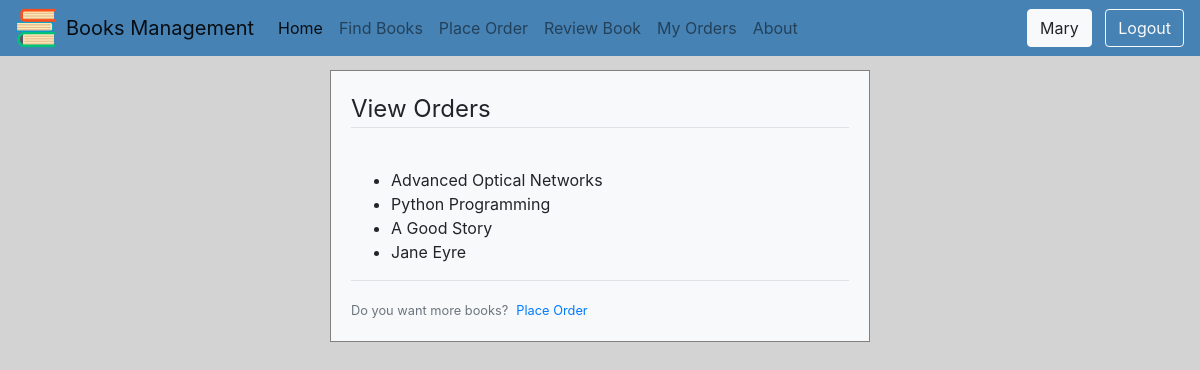
Screenshot of /myapp/myorders/ (signed in) with the database file from the repository.
### myapp/models.py (models this page shows, shortened)
class Book(models.Model):
    CATEGORY_CHOICES = [
        ('S', 'Scinece&Tech'),
        ('F', 'Fiction'),
        ('B', 'Biography'),
        ('T', 'Travel'),
        ('O', 'Other')
    ]
    title = models.CharField(max_length=200)
    category = models.CharField(max_length=1, choices=CATEGORY_CHOICES, default='S')
    num_pages = models.PositiveIntegerField(default=100)
    price = models.DecimalField(max_digits=10, decimal_places=2, validators=[MaxValueValidator(1000), MinValueValidator(0)])
    publisher = models.ForeignKey(Publisher, related_name='books', on_delete=models.CASCADE)
    description=models.TextField(max_length=500, blank=True)
    num_reviews=models.PositiveIntegerField(default=0, validators=[MaxValueValidator(5), MinValueValidator(1)])

### myapp/views.py (the view)
# urls.py: path(r'myorders/', views.myorders, name='myorders'),
@login_required
def myorders(request):
    username = request.user.username
    if username:
        order_list=Member.objects.filter(borrowed_books__title__startswith='', username=username).values('borrowed_books__title')
        return render(request,'myapp/myorders.html',{'order_list':order_list})
    else:
        return HttpResponse('You are not a registered member!')

### myapp/templates/myapp/myorders.html
{% extends 'myapp/base.html' %}
{% load crispy_forms_tags %}
{% block body_block %}
<fieldset class="form-group">
    <legend class="border-bottom mb-4">View Orders</legend>
</fieldset>
<div class="form-group">
    <ul>
    {% if order_list.count > 0 %}
        {% for order in order_list %}
            <li>{{ order.borrowed_books__title }}</li>
        {% endfor %}
    {% else %}
        <li>You haven't placed any order!</li>
    {% endif %}
    </ul>
</div>
<div class="border-top pt-3">
    <small class="text-muted">
        Do you want more books?<a class="ml-2" href="{%  url 'myapp:place_order' %}">Place Order</a>
    </small>
</div>
{% endblock %}

### myapp/templates/myapp/base.html (shortened to what this page needs)
<!DOCTYPE html>
{% load staticfiles %}
<html lang="en">
<head>
    <link rel="stylesheet" type="text/css" href="{% static '/css/bootstrap.css' %}">
    <link rel="stylesheet" type="text/css" href="{% static 'myapp/style.css' %}">
</head>
<body>
<nav class="navbar navbar-expand-lg navbar-light bg-navbar">
  <img class="logo-img" src="{% static 'myapp/books.png' %}">
  <a class="navbar-brand" href="#">Books Management</a>
  <div class="collapse navbar-collapse" id="navbarSupportedContent">
    <ul class="navbar-nav mr-auto">
      <li class="nav-item active">
        <a class="nav-link" href="{% url 'myapp:index' %}">Home<span class="sr-only">(current)</span></a>
      </li>
      <li class="nav-item">
        <a class="nav-link" href="{% url 'myapp:findbooks' %}">Find Books</a>
      </li>
      <li class="nav-item">
        <a class="nav-link" href="{% url 'myapp:place_order' %}">Place Order</a>
      </li>
      {% if user.is_authenticated %}
          <li class="nav-item">
            <a class="nav-link" href="{% url 'myapp:review' %}">Review Book</a>
          </li>
          <li class="nav-item">
            <a class="nav-link" href="{% url 'myapp:myorders' %}">My Orders</a>
          </li>
      {% endif %}
        <li class="nav-item">
        <a class="nav-link" href="{% url 'myapp:about' %}">About</a>
      </li>
    </ul>
    <form class="form-inline my-2 my-lg-0" method="GET">
        {% if user.is_authenticated %}
            <a class="btn btn-light" href="{%  url 'myapp:profile' %}">{{ request.user.username | capfirst}}</a>&nbsp; &nbsp;
            <a class="btn btn-outline-light" href="{%  url 'myapp:user_logout' %}">Logout</a>
        {% else %}
            Hello User &nbsp; &nbsp;
            <a class="btn btn-outline-light my-2 my-sm-0" href="{% url 'myapp:user_login' %}">LogIn</a>&nbsp; &nbsp;
            <a class="btn btn-outline-light" href="{% url 'myapp:user_register' %}">Register</a>
        {% endif %}
    </form>
  </div>
</nav>
    <div role="main" class="container main-body">
        <div class="col-6 mx-auto">
        <div class="bg-light">
        {% block body_block %}***{% endblock %}
        </div>
        </div>
    </div>
</body>
</html>

### myapp/static/myapp/style.css (style rules this page uses)
body { background-color: lightgrey; font-family: -apple-system,BlinkMacSystemFont,"Segoe UI",Roboto,"Helvetica Neue",Arial,"Noto Sans",sans-serif,"Apple Color Emoji","Segoe UI Emoji","Segoe UI Symbol","Noto Color Emoji"; margin: 0px; }
.main-body { padding: 70px 0px !important; }
.navbar { position: fixed !important; width: 100%; z-index: 99999; }
.bg-navbar { background-color: steelblue !important; }
.bg-light { border: solid 1px grey; padding: 20px; }
.logo-img { height: 40px; padding-right: 10px; }

### rows the page displays
Book: borrowed_books__title "Advanced Optical Networks"
Book: borrowed_books__title "Python Programming"
Book: borrowed_books__title "A Good Story"
Book: borrowed_books__title "Jane Eyre"

### other values shown
{{ request.user.username | capfirst }} "Mary"
